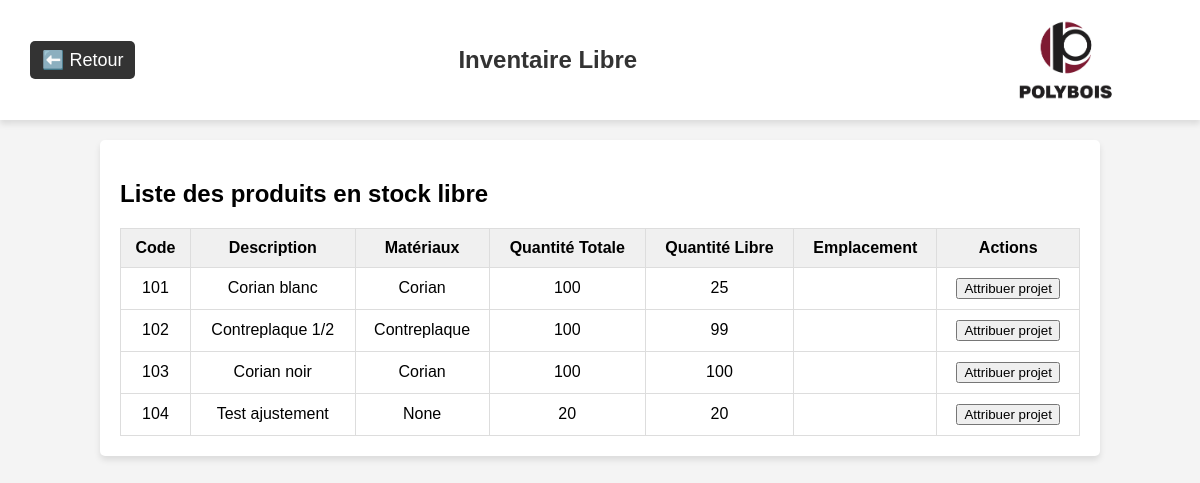
Page /inventaire/libre on the earlier database version.
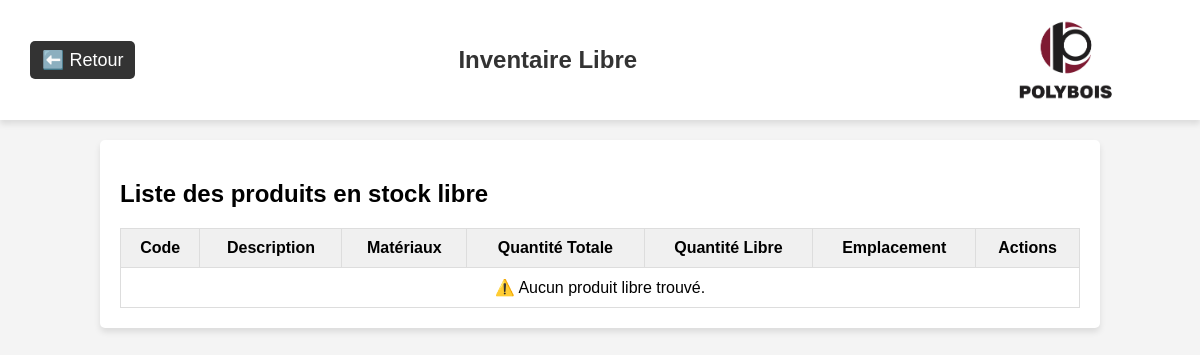
Same page on the later database version.
### app/models/produit.py (models this page shows, shortened)
class Produit(db.Model):
    __tablename__ = 'produit'
    id = db.Column(db.Integer, primary_key=True)
    code = db.Column(db.String(50), unique=True, nullable=False)
    description = db.Column(db.String(255))
    materiaux = db.Column(db.String(100))
    categorie = db.Column(db.String(100))
    quantite = db.Column(db.Integer, default=0)
    historique = db.Column(db.Text, default='[]')  # Historique des modifications, stocké en JSON
    projets_associes = db.relationship("ProduitProjet", back_populates="produit", cascade="all, delete-orphan")
    lignes_achat = db.relationship("LigneAchat", back_populates="produit", cascade="all, delete-orphan")
    lignes_commande = db.relationship("LigneCommandeProduction", back_populates="produit", cascade="all, delete-orphan")
    stocks = db.relationship("Stock", back_populates="produit", cascade="all, delete-orphan")

### app/routes/inventaire_routes.py (the view)
@inventaire_bp.route("/libre")
def inventaire_libre():
    produits = Produit.query.all()
    produits_libres = []
    for produit in produits:
        total_attribue = sum(assoc.quantite for assoc in produit.projets_associes)
        free = produit.quantite - total_attribue
        if free > 0:
            produit.free = free
            produits_libres.append(produit)
    return render_template("inventaire_libre.html", produits=produits_libres)

### app/templates/inventaire_libre.html (shortened to what this page needs)
<!DOCTYPE html>
<html lang="fr">
<head>
</head>
<body>
  <header>
    <a class="return-link" href="/inventaire">⬅️ Retour</a>
    <h1 class="module-title">Inventaire Libre</h1>
    <img class="logo-polybois" src="{{ url_for('static', filename='images/logo.png') }}" alt="Logo Polybois">
  </header>
  <div class="container">
    <h2>Liste des produits en stock libre</h2>
    <table id="produits">
      <thead>
        <tr>
          <th>Code</th>
          <th>Description</th>
          <th>Matériaux</th>
          <th>Quantité Totale</th>
          <th>Quantité Libre</th>
          <th>Emplacement</th>
          <th>Actions</th>
        </tr>
      </thead>
      <tbody>
        {% if produits %}
          {% for produit in produits %}
            <tr>
              <td>{{ produit.code }}</td>
              <td>{{ produit.description }}</td>
              <td>{{ produit.materiaux }}</td>
              <td>{{ produit.quantite }}</td>
              <td>{{ produit.free }}</td>
              <td>{{ produit.emplacement }}</td>
              <td>
                <button onclick="attribuer_projet('{{ produit.code }}')">Attribuer projet</button>
              </td>
            </tr>
          {% endfor %}
        {% else %}
          <tr><td colspan="7">⚠️ Aucun produit libre trouvé.</td></tr>
        {% endif %}
      </tbody>
    </table>
  </div>
</body>
</html>

### app/templates/inventaire_libre.html (style rules this page uses)
body { font-family: Arial, sans-serif; background-color: #f4f4f4; margin: 0; padding: 0; }
header { background-color: white; padding: 10px 30px; display: flex; justify-content: space-between; align-items: center; height: 100px; box-shadow: 0px 4px 6px rgba(0, 0, 0, 0.1); }
.return-link { text-decoration: none; font-size: 18px; color: white; background-color: #333; padding: 8px 12px; border-radius: 5px; }
.module-title { font-size: 24px; color: #333; flex-grow: 1; text-align: center; }
.logo-polybois { height: 120px; }
.container { margin: 20px auto; width: 80%; background: white; padding: 20px; border-radius: 5px; box-shadow: 0 4px 6px rgba(0,0,0,0.1); }
table { width: 100%; border-collapse: collapse; margin-top: 20px; }
th, td { padding: 10px; border: 1px solid #ddd; text-align: center; }
th { background-color: #f0f0f0; }

Differences in the rows shown:
no longer on this page (row edited): Produit: code "101", description "Corian blanc", materiaux "Corian", quantite "100", free "25"
no longer on this page (row edited): Produit: code "102", description "Contreplaque 1/2", materiaux "Contreplaque", quantite "100", free "99"
no longer on this page (row edited): Produit: code "103", description "Corian noir", materiaux "Corian", quantite "100", free "100"
removed Produit: code "104", description "Test ajustement", materiaux "None", quantite "20", free "20"
Other differences:
text now shown: "⚠️ Aucun produit libre trouvé."
